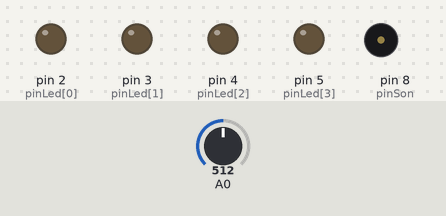
Recording of a sketch running on a simulated Arduino Uno, built with avr-gcc and run on an emulated ATmega328P. Parts: output pins drawn as LEDs (lit = HIGH), buzzer (waves = sounding). Inputs (shaded band) come from the test bench; at power-on: A0 = 512. Random numbers use the default seed unless the sketch sets one.

Above: at 2.6 s.
2.7 s: A0 set to 912
4.2 s: A0 set to 940
At 4.32 s:
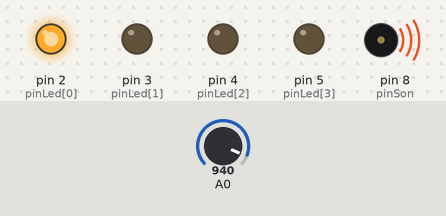
At 4.95 s:
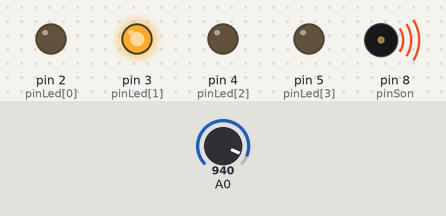
7.2 s: A0 set to 900
Timing chart, 0 to 10.2 s (numbered marks = the images above; inputs shaded):
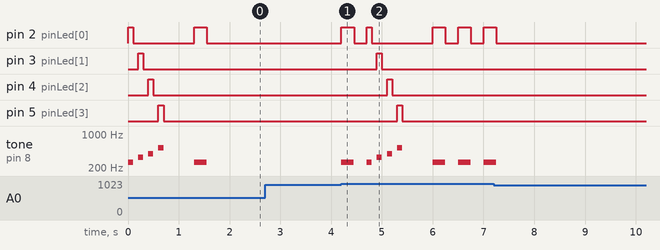

Measured:
- the behaviour switches between 925 and 926 on A0 (found by bisection; images 0 and 1)
- after the input at 2.7 s, every drawn part: stays the same
- after the input at 4.2 s, pin 2 (pinLed[0]): LOW → HIGH at once, → LOW 0.25 s later, → HIGH 0.25 s later, → LOW 0.10 s later, … (9 changes in this stretch); pin 3 (pinLed[1]): LOW → HIGH after 0.70 s, → LOW 0.10 s later
- by itself, tone on pin 8 (pinSon): plays 261 Hz for 0.10 s, 329 Hz for 0.10 s, 392 Hz for 0.10 s, 523 Hz for 0.10 s, 261 Hz for 0.25 s

The sketch:

simon.ino
```cpp
/* Sur mon montage, les LED et les boutons sont numérotés de gauche à droite et de 0 à 3 */

//variables
int mode = 0; //mode dans le programme
int taille = 0; // taille de la séquence en cours
int posTest = 0; // position de la réponse
int sequence[50]; //tableau de la séquence (50 max)
int duree = 250; //temps pour l'allumage des LED
int valBoutons[4]; // tableau de stockage des valeurs basses des 4 boutons

//constantes
//À faire => tableau de constantes pour les pins des LED: OK
const byte pinLed [4]={2,3,4,5};
const char pinSon = 8; //constante pour le pin du buzzer
const int freqSon[4] = {261, 329, 392, 523}; //tableau de constantes des fréquences de sons

//À faire => constantes pour la lecture du CAN0 => définies dans setup
/*
Sortie(v)=(rPullDown/(rPullDown+rBouton))*vIn
avec rPullDown = 10000 ohms, rBouton = 220 ohms et vIn = 5v
Bouton 0 (LED rouge): R=660 => sortie=5v => CAN=959
Bouton 1 (LED bleue): R=440 => sortie=4,89v => CAN=979
Bouton 2 (LED jaune): R=220 => sortie=4,78v => CAN=1000
Bouton 3 (LED verte): R=0 => sortie=4,69v => CAN=1023
Ceci sans tenir compte de la tolérance des résistances de 1% négligable dans mon cas
Aucun bouton pressé => sortie=0 => CAN=0
Donc le tableau valBoutons[4] ressemblera à [1023,1000,979,959]
*/

/////////////////////////////////////////////////////////////////////////////

void setup() {
	const float rPullDown=10000.0; //résistance de pull_down de 10k
	const float rBouton=220.0; // résistances untilisées pour les boutons: 220 ohms
	const float rMarge=5.0; //pourcentage d'erreur des résistances: 5%
	const float vIn=5; //tension d'entrée: 5v

  //Serial.begin(9600);

  //À faire => initialisation des nombres aléatoires: OK
  randomSeed(analogRead(5));

  //À faire => paramétrage des pins LED et pin buzzer en mode OUTPUT: OK
  for (int i=0; i<4; i++) {
	  pinMode(pinLed[i],OUTPUT);
	  //remplissage du tableau des valeurs basses pour les 4 boutons
	  float valPourcent=rBouton*rMarge/100;
	  //Serial.print("pourcent: "); Serial.println(valPourcent);
	  float valMin=(rPullDown/(rPullDown+i*(rBouton+valPourcent)))*vIn*1000;
    //Serial.print("valmin: "); Serial.println(valMin);
	  //valBoutons[i]=map(int(valMin),0,5000,0,1023);
    //Serial.print("valboutons: "); Serial.println(valBoutons[i]);
    }

 /* int valBoutons[]={950,970,990,1003};
   for (int j=0; j<4; j++) {
     Serial.print("valboutons: "); Serial.println(valBoutons[j]);
   }
  */
  pinMode(pinSon,OUTPUT);
  }

////////////////////////////////////////////////////////////////////////////

void loop() {
  //les actions sont réalisées en fonction du mode en cours
  switch (mode) { //on regarde le mode
    case 0: //mode de démarrage
      start(); // appel de la fonction de démarrage
      taille = 0; //on met la séquence à 0
      mode = 1; // on peut passer au mode suivant
      break;
    case 1: //mode de tirage d'une nouvelle séquence
      posTest=0; //on remet le curseur à la position de début de tableau de la séquence
      augmenteSequence(); //appel de la fonction pour allonger la séquence
      mode = 2; // on peut passer au mode suivant
      break;
    case 2: // mode d'écoute de la séquence
      joueSequence(); // on joue la séquence en cours
      posTest = 0; //on initialise la position de réponse
      mode = 3; // on peut passer au mode suivant
      break;
    case 3: // mode de réponse du joueur
      int b = testBouton(); // on appelle la fonction de lecture des boutons
      if (b != -1) { //si bouton appuyé
        compare(b); // appel de la fonction de validation
      }
      break;
  }
}

//----------------------- FONCTIONS --------------------

//fonction de son et lumière pour le démarrage d'une nouvelle séquence
void start() {
  //À faire => en utilisant la fonction sonLum() *** OK
  for (int i=0; i<4; i++) {
	sonLum (i,100); //allume chaque led pendant 100 ms, avec le son correspondant
	}
  delay(500); //petite pause d'1/2 seconde avant de commencer le jeu
}


//fonction pour le son et lumière pour valider une suite de réponses
void valide() {
  //À faire => en utilisant la fonction sonLum() *** OK
  //la séquence est bonne: je rejoue start avant d'allonger la séquence
  start();
}


//fonction de son et lumière pour invalider une suite de réponses
void nonValide() {
  //À faire => en utilisant la fonction sonLum() *** OK
  //le joueur a perdu: je fais la sequence start à l'envers
  for (int i=3; i>=0; i=i-1) {
    sonLum (i,100); //allume chaque led pendant 100 ms, avec le son correspondant
  }
  mode=0; //on recommence
  delay(3000); //après une pause de 3 secondes
}


//fonction qui allume une LED (l) en jouant le son associé pendant une durée (d)
void sonLum(int l, int d) {
  digitalWrite(pinLed[l], HIGH);
  tone(pinSon, freqSon[l], d);
  delay(d);
  digitalWrite(pinLed[l], LOW);
  delay(d);
}


//fonction de tirage aléatoire d'une séquence
void augmenteSequence() {
  sequence[taille] = random(16) / 4; //permet un tirage mieux réparti
  if (taille<50) taille++;
  //A faire: Winner si séquence > 50 =>retour mode 1
}


//fonction qui joue la séquence en cours
void joueSequence() {
  //À faire => en utilisant une boucle et la fonction sonLum(): OK
  for (int i=0; i<taille; i++) {
	 sonLum(sequence[i],duree);
    }
}


//fonction qui teste l'état des boutons et retourne le numéro de bouton appuyé
int testBouton() {
  //À faire => Cette fonction doit utiliser la fonction sonLum() et retourner le numéro du bouton appuyé ou -1 si aucun bouton n'est appuyé: ok
  int val=analogRead(A0); //lecture de la pin A0, valeur entre 0 et 1023
  int i=map(val,950,1023,0,3); // si on lit une valeur > 950, pour exclure les parasites, c'est qu'un bouton est pressé
  if (i>=0 && i<4) {
    sonLum(i,duree); //et on l'allume avec le son correspondant
    return i;
    }
  else {
	  return -1;
  }
}


//fonction qui compare la réponse avec la séquence en cours
void compare(int b) {
  /*
  * À faire => soit on n'est pas au bout de la séquence et on continue avec l'appui suivant, (cas 1) :ok
  * soit  on est au bout de la séquence et on appelle la fonction valide() et on retourne au mode 1, (cas 2): ok
  * soit le joueur a fait une erreur et on appelle la fonction nonValide() et on retourne au mode 0 (cas 3): ok
  */

  if ((sequence[posTest]==b) && (posTest+1<taille)) { //cas 1: bouton valide, on continue
    posTest++;
  }

  else if (sequence[posTest]==b) { //cas 2: séquence valide
    valide();
    mode=1;
  }

  else { //cas 3: Erreur !
    nonValide();
    mode=0;
  }
}
```
